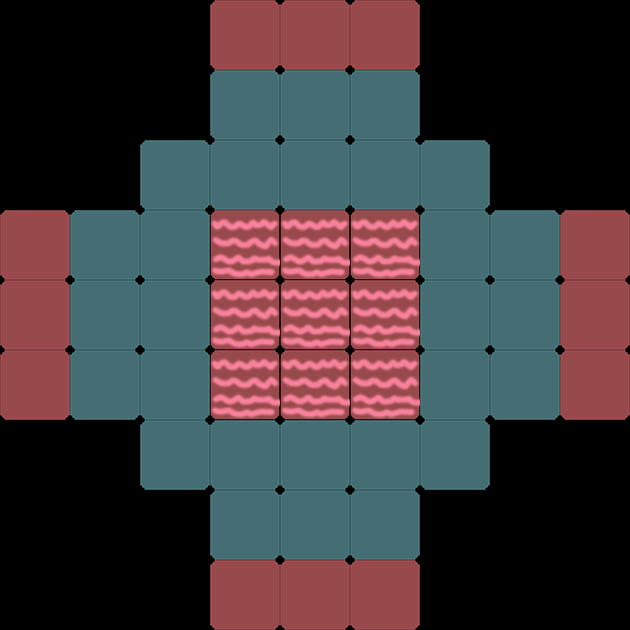

Rendered tile map (Tiled .tmx) drawn with the repository's tilesets; below, a short description and the map source with its tile grids summarised:
An orthogonal 9x9 tile map with 70x70 px tiles, 1 tile layer (gridLayer), 2 hidden layers not drawn.

<map version="1.0" orientation="orthogonal" renderorder="right-down" width="9" height="9" tilewidth="70" tileheight="70">
 <tileset firstgid="1" name="sushi" tilewidth="70" tileheight="70" spacing="2" margin="2">
  <image source="../w640/sushi.png" width="722" height="218" />
 </tileset>
 <layer name="gridLayer" width="9" height="9">
  <data>[81 cells, 49 non-empty, 3 distinct tile ids]</data>
 </layer>
 <layer name="clipperLayer" width="9" height="9" visible="0">
  <data>[81 cells, 49 non-empty, 1 distinct tile ids]</data>
 </layer>
 <layer name="producerLayer" width="9" height="9" visible="0">
  <data>[81 cells, 9 non-empty, 1 distinct tile ids]</data>
 </layer>
</map>
